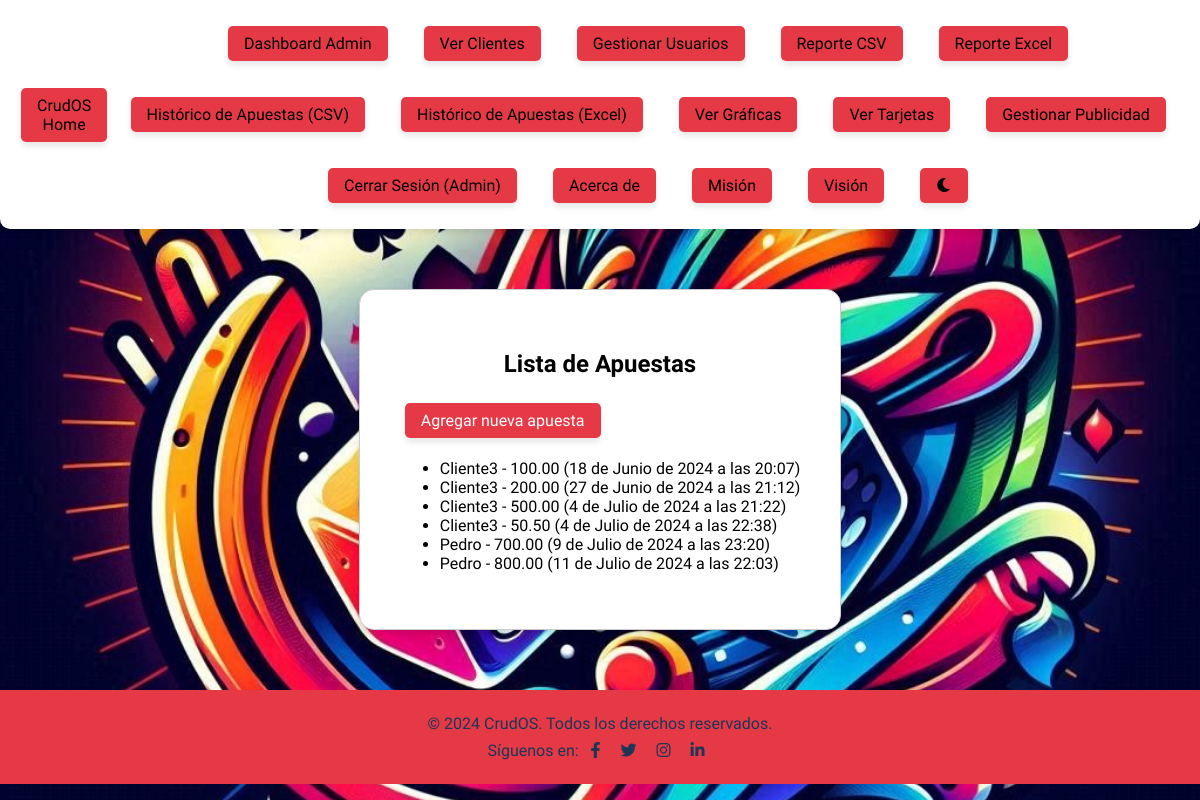
Screenshot of /clientes/apuestas/ (signed in) with the database file from the repository.
### clientes/models.py (models this page shows, shortened)
class Apuesta(models.Model):
    cliente = models.ForeignKey(Cliente, on_delete=models.CASCADE)  # Relación con el modelo Cliente
    monto = models.DecimalField(max_digits=10, decimal_places=2)  # Monto de la apuesta
    fecha = models.DateTimeField(auto_now_add=True)  # Fecha de la apuesta

class Cliente(models.Model):
    SEXO_CHOICES = [
        ('M', 'Masculino'),
        ('F', 'Femenino'),
        ('O', 'Otro'),
    ]
    ESTADO_CIVIL_CHOICES = [
        ('S', 'Soltero/a'),
        ('C', 'Casado/a'),
        ('D', 'Divorciado/a'),
        ('V', 'Viudo/a'),
    ]
    user = models.OneToOneField(User, on_delete=models.CASCADE)  # Relación uno a uno con el modelo User
    nombre = models.CharField(max_length=100)  # Nombre del cliente
    apellido_paterno = models.CharField(max_length=100, default='Apellido Paterno')  # Apellido paterno del cliente
    apellido_materno = models.CharField(max_length=100, default='Apellido Materno')  # Apellido materno del cliente
    direccion = models.CharField(max_length=255, default='Dirección desconocida')  # Dirección del cliente
    codigo_postal = models.CharField(max_length=10, default='00000')  # Código postal del cliente
    estado = models.CharField(max_length=100, default='Estado')  # Estado donde reside el cliente
    municipio = models.CharField(max_length=100, default='Municipio')  # Municipio donde reside el cliente
    estado_civil = models.CharField(max_length=1, choices=ESTADO_CIVIL_CHOICES, default='S')  # Estado civil del cliente
    sexo = models.CharField(max_length=1, choices=SEXO_CHOICES, default='M')  # Sexo del cliente
    dia_nacimiento = models.IntegerField(default=1)  # Día de nacimiento del cliente
    mes_nacimiento = models.IntegerField(default=1)  # Mes de nacimiento del cliente
    anio_nacimiento = models.IntegerField(default=2000)  # Año de nacimiento del cliente
    email = models.EmailField(unique=True)  # Email del cliente
    telefono = models.CharField(max_length=15, default='Sin teléfono', validators=[RegexValidator(regex=r'^\+?1?\d{9,15}$')])  # Teléfono del cliente
    fecha_registro = models.DateTimeField(auto_now_add=True)  # Fecha de registro del cliente
    class Meta:
        indexes = [
            models.Index(fields=['email']),
            models.Index(fields=['telefono']),
        ]

### clientes/views.py (the view)
# urls.py: path('apuestas/', views.apuestas_list, name='apuestas_list'),  # Lista de apuestas
@login_required
def apuestas_list(request):
    if request.user.is_staff:
        apuestas = Apuesta.objects.all()
    else:
        cliente = get_object_or_404(Cliente, user=request.user)
        apuestas = Apuesta.objects.filter(cliente=cliente)
    paginator = Paginator(apuestas, 25)  # Mostrar 25 apuestas por página
    page = request.GET.get('page')
    try:
        apuestas_paged = paginator.page(page)
    except PageNotAnInteger:
        apuestas_paged = paginator.page(1)
    except EmptyPage:
        apuestas_paged = paginator.page(paginator.num_pages)
    return render(request, 'clientes/apuestas_list.html', {'apuestas': apuestas_paged})

### clientes/templates/clientes/apuestas_list.html (shortened to what this page needs)
{% extends 'clientes/base.html' %}
{% block content %}
<div class="form-container">
    <h2>Lista de Apuestas</h2>
    <button class="nav-button" onclick="location.href='{% url 'apuesta_create' %}'">Agregar nueva apuesta</button>
    <ul class="bet-list">
        {% for apuesta in apuestas %}
            <li class="bet-item">
                <span>{{ apuesta.cliente.nombre }} - {{ apuesta.monto }} ({{ apuesta.fecha }})</span>
            </li>
        {% endfor %}
    </ul>
</div>
{% endblock %}

### static/css/styles.css (style rules this page uses)
:root { --primary-color: #e63946; --secondary-color: #1d3557; --accent-color: #f77f00; --background-color: #ffffff; --text-color: #000000; --light-bg: #f1faee; --dark-bg: #1d3557; --light-text: #1d3557; --dark-text: #f1faee; --dark-bg-gray: #1d3557; --dark-secondary-gray: #457b9d; --button-hover: #a8dadc; --input-border: #e63946; }
body { font-family: 'Snap ITC', sans-serif; margin: 0; padding: 0; transition: background-color 0.3s, color 0.3s; text-align: center; color: var(--text-color); display: flex; flex-direction: column; justify-content: center; align-items: center; background-color: var(--background-color); background-image: url("/static/img/Fondo.jpg"); background-repeat: no-repeat; background-size: cover; background-position: center center; background-attachment: fixed; }
body.light-mode { background-color: var(--background-color); color: var(--text-color); }
.nav-link, .nav-button { color: var(--background-color); text-decoration: none; padding: 0.5rem 1rem; border-radius: 5px; transition: background-color 0.3s ease, transform 0.3s ease; background-color: var(--primary-color); border: none; cursor: pointer; font-size: 16px; display: inline-block; text-align: center; margin: 5px; box-shadow: 0 4px 6px rgba(0, 0, 0, 0.1); font-family: 'Snap ITC', sans-serif; }
.form-container { max-width: 800px; margin: 60px auto; padding: 40px; border: 1px solid var(--input-border); border-radius: 15px; transition: background-color 0.3s, border-color 0.3s; font-family: 'Snap ITC', sans-serif; text-align: left; box-shadow: 0 4px 6px rgba(0, 0, 0, 0.1); background-color: var(--background-color); color: var(--text-color); }
.form-container.light-mode { background-color: var(--background-color); border-color: #ccc; color: var(--text-color); }
.form-container h2, .form-container h1 { text-align: center; margin-bottom: 20px; }

### rows the page displays
Apuesta: cliente.nombre "Cliente3", monto "100.00", fecha "18 de Junio de 2024 a las 20:07"
Apuesta: cliente.nombre "Cliente3", monto "200.00", fecha "27 de Junio de 2024 a las 21:12"
Apuesta: cliente.nombre "Cliente3", monto "500.00", fecha "4 de Julio de 2024 a las 21:22"
Apuesta: cliente.nombre "Cliente3", monto "50.50", fecha "4 de Julio de 2024 a las 22:38"
Apuesta: cliente.nombre "Pedro", monto "700.00", fecha "9 de Julio de 2024 a las 23:20"
Apuesta: cliente.nombre "Pedro", monto "800.00", fecha "11 de Julio de 2024 a las 22:03"
